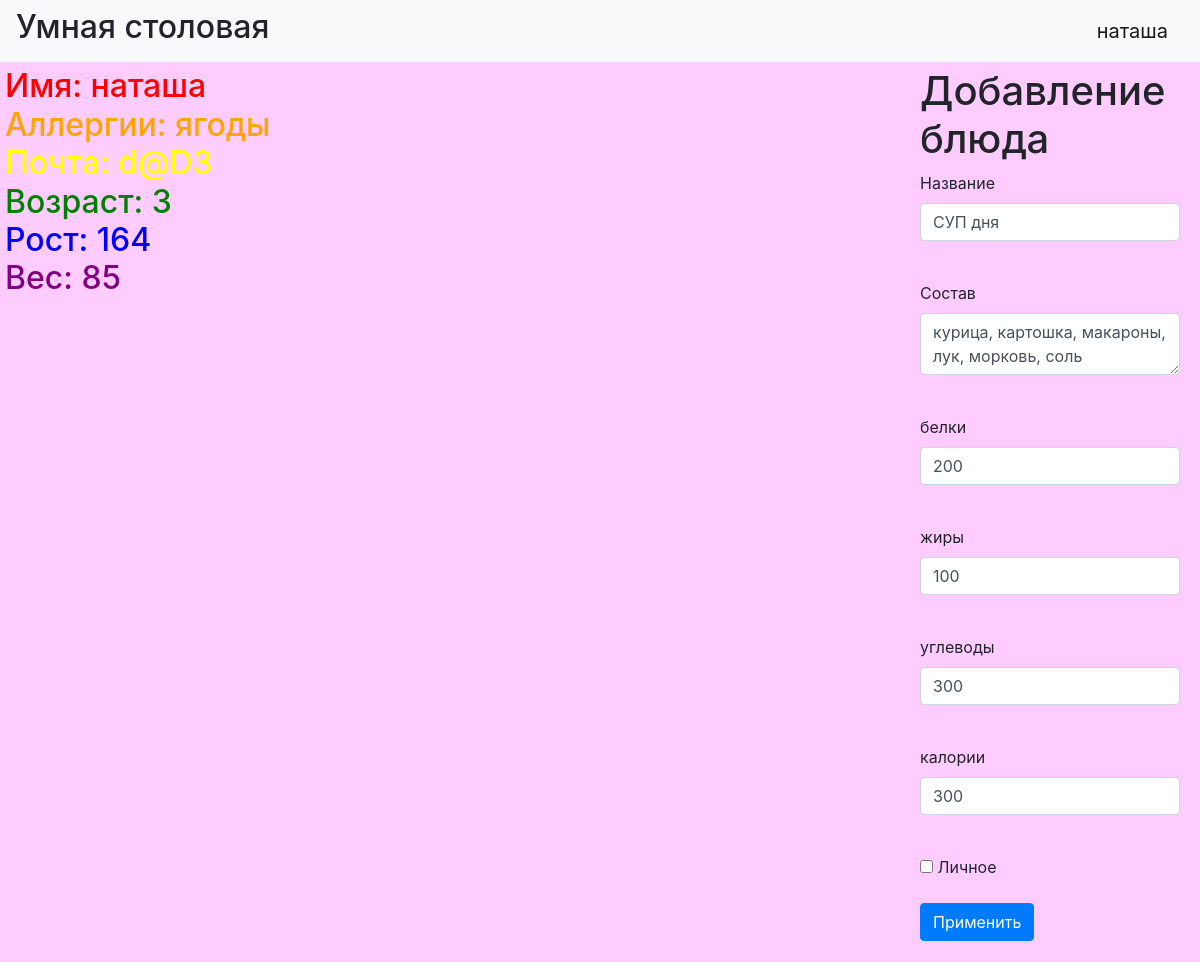
Screenshot of /dishs/3 (signed in) with the database file from the repository.
### data/users.py (models this page shows, shortened)
class User(SqlAlchemyBase, UserMixin):
    __tablename__ = 'users'
    id = sqlalchemy.Column(sqlalchemy.Integer, primary_key=True, autoincrement=True)
    name = sqlalchemy.Column(sqlalchemy.String, nullable=True)
    height = sqlalchemy.Column(sqlalchemy.String, nullable=True)
    weight = sqlalchemy.Column(sqlalchemy.String, nullable=True)
    allergic = sqlalchemy.Column(sqlalchemy.String, nullable=True)
    age = sqlalchemy.Column(sqlalchemy.String, nullable=True)
    email = sqlalchemy.Column(sqlalchemy.String, index=True, unique=True, nullable=True)
    hashed_password = sqlalchemy.Column(sqlalchemy.String, nullable=True)
    created_date = sqlalchemy.Column(sqlalchemy.DateTime, default=datetime.datetime.now)
    dishs = orm.relation("Dishs", back_populates='user')

### data/dishs.py (models this page shows)
class Dishs(SqlAlchemyBase):
    __tablename__ = 'dishs'
    id = sqlalchemy.Column(sqlalchemy.Integer, primary_key=True, autoincrement=True)
    title = sqlalchemy.Column(sqlalchemy.String, nullable=True)
    proteins = sqlalchemy.Column(sqlalchemy.String, nullable=True)
    fats = sqlalchemy.Column(sqlalchemy.String, nullable=True)
    carbohydrates = sqlalchemy.Column(sqlalchemy.String, nullable=True)
    calories = sqlalchemy.Column(sqlalchemy.String, nullable=True)
    content = sqlalchemy.Column(sqlalchemy.String, nullable=True)
    created_date = sqlalchemy.Column(sqlalchemy.DateTime, default=datetime.datetime.now)
    is_private = sqlalchemy.Column(sqlalchemy.Boolean, default=True)
    user_id = sqlalchemy.Column(sqlalchemy.Integer, sqlalchemy.ForeignKey("users.id"))
    user = orm.relation('User')
    categories = orm.relation("Category", secondary="association", backref="dishs")

### main.py (the view, shortened to what this page needs)
@app.route('/dishs/<int:id>', methods=['GET', 'POST'])
@login_required
def edit_dishs(id):
    form = DishsForm()
    if request.method == "GET":
        db_sess = db_session.create_session()
        dishs = db_sess.query(Dishs).filter(Dishs.id == id, Dishs.user == current_user).first()
        if dishs:
            form.title.data = dishs.title
            form.content.data = dishs.content
            form.is_private.data = dishs.is_private
            form.proteins.data = dishs.proteins
            form.fats.data = dishs.fats
            form.carbohydrates.data = dishs.carbohydrates
            form.calories.data = dishs.calories
        else:
            abort(404)
    return render_template('dishs.html', title='Редактирование блюда', form=form)

### forms/dishs.py
class DishsForm(FlaskForm):
    title = StringField('Название', validators=[DataRequired()])
    content = TextAreaField("Состав")
    proteins = StringField('белки', validators=[DataRequired()])
    fats = StringField('жиры', validators=[DataRequired()])
    carbohydrates = StringField('углеводы', validators=[DataRequired()])
    calories = StringField('калории', validators=[DataRequired()])
    is_private = BooleanField("Личное")
    submit = SubmitField('Применить')

### data/db_session.py (called while the page is built)
def create_session() -> Session:
    global __factory
    return __factory()

### main.py (called while the page is built)
@login_manager.user_loader
def load_user(user_id):
    db_sess = db_session.create_session()
    return db_sess.query(User).get(user_id)

### templates/dishs.html (shortened to what this page needs)
{% extends "base.html" %}
{% block content %}
    <h1>Добавление блюда</h1>
    <form action="" method="post">
        <p>
            {{ form.title.label }}<br>
            {{ form.title(class="form-control") }}<br>
        </p>
        <p>
            {{ form.content.label }}<br>
            {{ form.content(class="form-control") }}<br>
        </p>
        <p>
            {{ form.proteins.label }}<br>
            {{ form.proteins(class="form-control") }}<br>
        </p>
        <p>
            {{ form.fats.label }}<br>
            {{ form.fats(class="form-control") }}<br>
        </p>
        <p>
            {{ form.carbohydrates.label }}<br>
            {{ form.carbohydrates(class="form-control") }}<br>
        </p>
        <p>
            {{ form.calories.label }}<br>
            {{ form.calories(class="form-control") }}<br>
        </p>
        <p>{{ form.is_private() }} {{ form.is_private.label }}</p>
        <p>{{ form.submit(type="submit", class="btn btn-primary") }}</p>
    </form>
{% endblock %}

### templates/base.html (shortened to what this page needs)
<!doctype html>
<html lang="en">
<head>
    <link rel="stylesheet"
          href="https://stackpath.bootstrapcdn.com/bootstrap/4.4.1/css/bootstrap.min.css"
>
</head>
<body>
<header>
    <nav class="navbar navbar-light bg-light">
        <h2>Умная столовая</h2>
        {% if current_user.is_authenticated %}
            <a class="navbar-brand" href="/logout" >{{ current_user.name }}</a>
        {% else %}
            <p>
                <a class="btn btn-primary " href="/register">Зарегистрироваться</a>
                <a class="btn btn-success" href="/login">Войти</a>
            </p>
        {% endif %}
    </nav>
    <table width="100%" cellspacing="0" cellpadding="5">
   <tr>
    <td width="900" valign="top">
    {% if current_user.is_authenticated %}
        <h2 align="left"><font color="red">Имя: {{current_user.name}}</font><br>
            <font color="orange">Аллергии: {{current_user.allergic}}</font><br>
            <font color="yellow">Почта: {{current_user.email}}</font><br>
            <font color="green">Возраст: {{current_user.age}}</font><br>
            <font color="blue">Рост: {{current_user.height}}</font><br>
            <font color="purple">Вес: {{current_user.weight}}</font>
        </h2>
    {% endif %}
    </td>
    <td valign="top">
        <main role="main" class="container">
            {% block content %}{% endblock %}
        </main>
    </td>
   </tr>
  </table>
</header>
</body>
</html>

### templates/base.html (style rules this page uses)
body { background-color: #ffccff }

### rows the page displays
User: name "наташа", allergic "ягоды", age "3", height "164", weight "85"
Dishs: title "СУП дня", content "курица, картошка, макароны, лук, морковь, соль", proteins "200", fats "100", carbohydrates "300", calories "300"
